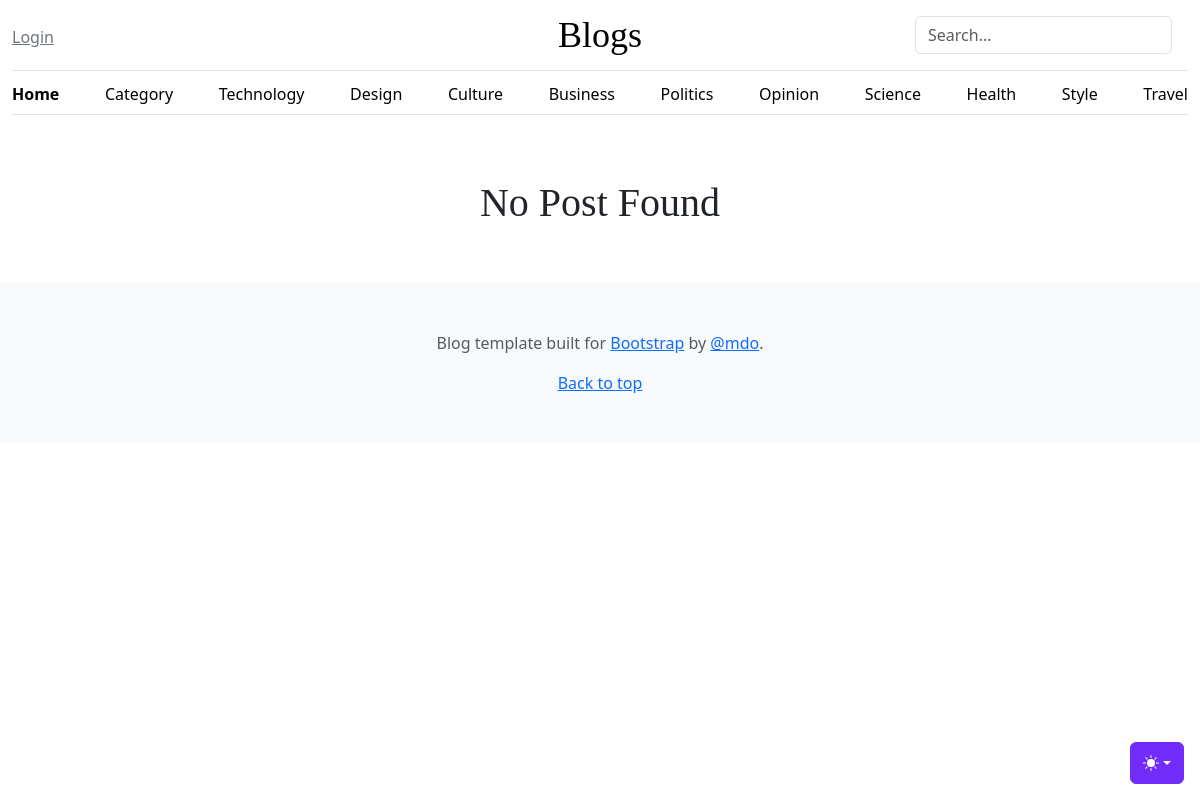
The app's page /category/porgramming, older data.
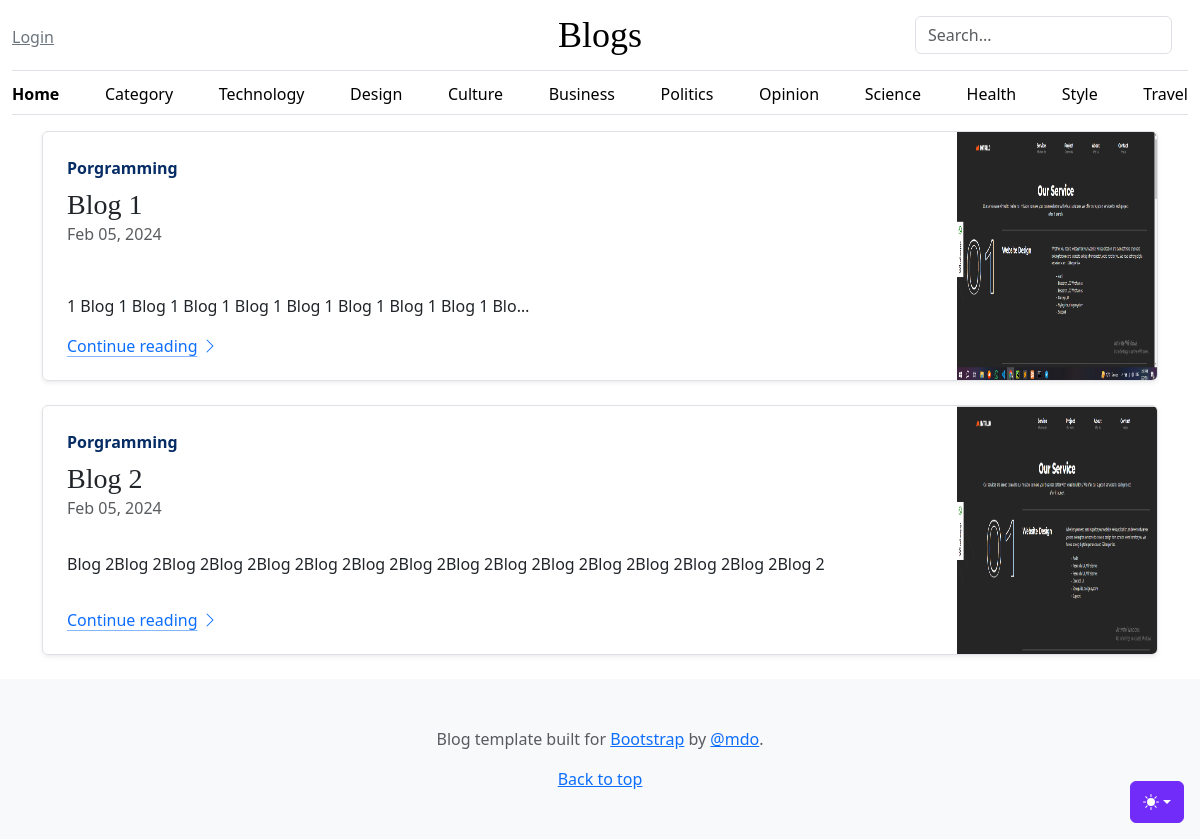
The same page, newer data.
### core/models.py (models this page shows, shortened)
class Post(models.Model):
    STATUS = (
        ('Draft','Draft'),
        ('Publish','Publish')
    )
    featured_img = models.ImageField(upload_to='post/')
    title = models.CharField(max_length=255)
    author = models.ForeignKey(User, on_delete=models.CASCADE)
    category = models.ForeignKey(Category, on_delete=models.CASCADE)
    date = models.DateTimeField(auto_now_add=True)
    update = models.DateTimeField(auto_now=True, null=True)
    content = RichTextField()
    slug = models.CharField(max_length=255, unique=True)
    status = models.CharField(choices=STATUS, max_length=150)

class Category(models.Model):
    name = models.CharField(max_length=255)
    date = models.DateTimeField(auto_now_add=True)
    slug = models.CharField(max_length=50, unique=True, blank=True, null=True)
    def __str__(self):
        return self.name

### core/views.py (the view)
# urls.py: path("category/<str:slug>", views.cat_post, name="catPost"),
def cat_post(request, slug):
    category = Category.objects.get(slug=slug)
    posts = Post.objects.filter(category=category,status='Publish')
    context = {
        'category':category,
        'posts':posts
    }
    return render(request, 'cat_post.html', context)

### template/cat_post.html
{% extends "base.html" %}
{% block content %}
<div class="container">
{% if posts %}
{% for u in posts %}
<div class="col-md-12">
  <div class="row g-0 border rounded overflow-hidden flex-md-row mb-4 shadow-sm h-md-250 position-relative">
    <div class="col p-4 d-flex flex-column position-static">
      <strong class="d-inline-block mb-2 text-primary-emphasis">{{u.category}}</strong>
      <h3 class="mb-0">{{u.title|truncatechars:"22"}}</h3>
      <div class="mb-1 text-body-secondary">{{u.date|date:"M d, Y"}}</div>
      <p class="card-text mb-auto">{{u.content|safe|truncatechars:"110"}}</p>
      <a href="{% url 'post_view' u.slug %}" class="icon-link gap-1 icon-link-hover stretched-link">
        Continue reading
        <svg class="bi"><use xlink:href="#chevron-right"/></svg>
      </a>
    </div>
    <div class="col-auto d-none d-lg-block">
      <img src="{{u.featured_img.url}}" width="200" height="250">
    </div>
  </div>
</div>
{% endfor %}
{% else %}
<h1 class="text-center p-5">No Post Found</h1>
{% endif %}
</div>
{% endblock content %}

### template/base.html (shortened to what this page needs)
{% load static %}
<!doctype html>
<html lang="en" data-bs-theme="auto">
  <head><script src="{% static 'js/color-mode.js' %}"></script>
    <link rel="stylesheet" href="https://cdn.jsdelivr.net/npm/@docsearch/css@3">
    <link href="{% static 'css/bootstrap.min.css' %}" rel="stylesheet">
    <link href="{% static 'css/blog.css' %}" rel="stylesheet">
  </head>
  <body>
    <div class="dropdown position-fixed bottom-0 end-0 mb-3 me-3 bd-mode-toggle">
      <button class="btn btn-bd-primary py-2 dropdown-toggle d-flex align-items-center"
              id="bd-theme"
              type="button"
              aria-expanded="false"
              data-bs-toggle="dropdown"
              aria-label="Toggle theme (auto)">
        <svg class="bi my-1 theme-icon-active" width="1em" height="1em"><use href="#circle-half"></use></svg>
      </button>
    </div>
<div class="container-fluid">
  <header class="border-bottom lh-1 py-3">
    <div class="row flex-nowrap justify-content-between align-items-center">
      {% if request.user.is_anonymous %}
      <div class="col-4 pt-1">
        <a class="link-secondary" href="{% url 'login' %}">Login</a>
      </div>
      {% endif %}
      <div class="col-4 text-center">
        <a class="blog-header-logo text-body-emphasis text-decoration-none" href="{% url 'index' %}">Blogs</a>
      </div>
      <div class="col-4 d-flex justify-content-end align-items-center">
        <form class="col-12 col-lg-auto mb-3 mb-lg-0 me-lg-3" role="search">
          <input type="search" class="form-control" placeholder="Search..." aria-label="Search">
        </form>
      </div>
    </div>
  </header>
  <div class="nav-scroller py-1 mb-3 border-bottom">
    <nav class="nav nav-underline justify-content-between">
      <a class="nav-item nav-link link-body-emphasis active" href="{% url 'index' %}">Home</a>
      <a class="nav-item nav-link link-body-emphasis" href="{% url 'category' %}">Category</a>
      <a class="nav-item nav-link link-body-emphasis" href="#">Technology</a>
      <a class="nav-item nav-link link-body-emphasis" href="#">Design</a>
      <a class="nav-item nav-link link-body-emphasis" href="#">Culture</a>
      <a class="nav-item nav-link link-body-emphasis" href="#">Business</a>
      <a class="nav-item nav-link link-body-emphasis" href="#">Politics</a>
      <a class="nav-item nav-link link-body-emphasis" href="#">Opinion</a>
      <a class="nav-item nav-link link-body-emphasis" href="#">Science</a>
      <a class="nav-item nav-link link-body-emphasis" href="#">Health</a>
      <a class="nav-item nav-link link-body-emphasis" href="#">Style</a>
      <a class="nav-item nav-link link-body-emphasis" href="#">Travel</a>
    </nav>
  </div>
</div>
{% block content %}
{% endblock content %}
<footer class="py-5 text-center text-body-secondary bg-body-tertiary">
  <p>Blog template built for <a href="https://getbootstrap.com/">Bootstrap</a> by <a href="https://twitter.com/mdo">@mdo</a>.</p>
  <p class="mb-0">
    <a href="#">Back to top</a>
  </p>
</footer>
    </body>
</html>

### static/css/blog.css (style rules this page uses)
.blog-header-logo { font-family: "Playfair Display", Georgia, "Times New Roman", serif; font-size: 2.25rem; }
h1, h2, h3, h4, h5, h6 { font-family: "Playfair Display", Georgia, "Times New Roman", serif; }
@media (min-width: 768px) { .h-md-250 { height: 250px; } }

### template/base.html (style rules this page uses)
.bi { vertical-align: -.125em; fill: currentColor; }
.nav-scroller { position: relative; z-index: 2; height: 2.75rem; overflow-y: hidden; }
.nav-scroller .nav { display: flex; flex-wrap: nowrap; padding-bottom: 1rem; margin-top: -1px; overflow-x: auto; text-align: center; white-space: nowrap; -webkit-overflow-scrolling: touch; }
.btn-bd-primary { --bd-violet-bg: #712cf9; --bd-violet-rgb: 112.520718, 44.062154, 249.437846; --bs-btn-font-weight: 600; --bs-btn-color: var(--bs-white); --bs-btn-bg: var(--bd-violet-bg); --bs-btn-border-color: var(--bd-violet-bg); --bs-btn-hover-color: var(--bs-white); --bs-btn-hover-bg: #6528e0; --bs-btn-hover-border-color: #6528e0; --bs-btn-focus-shadow-rgb: var(--bd-violet-rgb); --bs-btn-active-color: var(--bs-btn-hover-color); --bs-btn-active-bg: #5a23c8; --bs-btn-active-border-color: #5a23c8; }
.bd-mode-toggle { z-index: 1500; }

Row changes from the older to the newer data that the page shows:
added Post: category "Porgramming", title "Blog 1", date "Feb 05, 2024", content "1 Blog 1 Blog 1 Blog 1 Blog 1 Blog 1 Blog 1 Blog 1 Blog 1 Blo…", featured_img (picture)
added Post: category "Porgramming", title "Blog 2", date "Feb 05, 2024", content "Blog 2Blog 2Blog 2Blog 2Blog 2Blog 2Blog 2Blog 2Blog 2Blog 2Blog 2Blog 2Blog 2Blog 2Blog 2Blog 2", featured_img (picture)
Text that changed along with them:
text no longer shown: "No Post Found"
